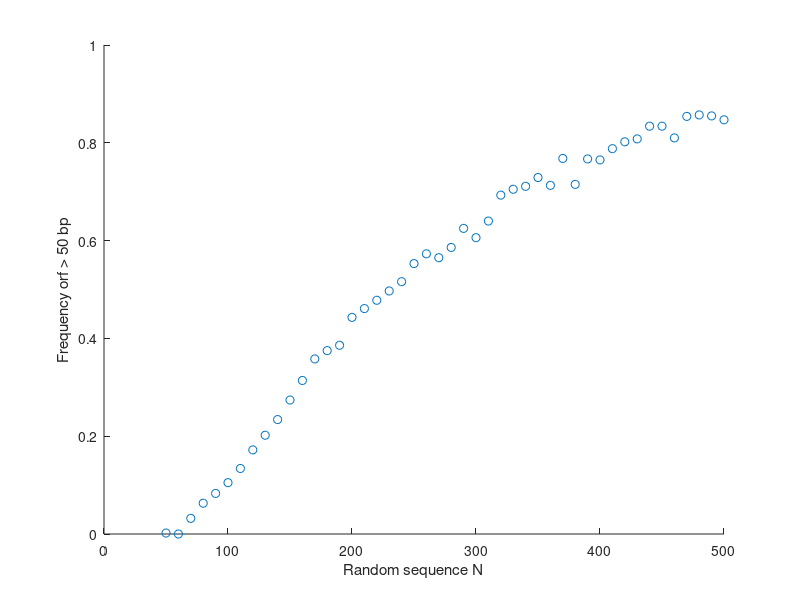

The MATLAB source for this figure: (Note: this script raises an error after producing the figure.)
% Homework 1. Due before class on 9/5/17
% Darlan Conterno Minussi

%% Problem 1 - addition with strings

% Fill in the blank space in this section with code that will add 
% the two numbers regardless of variable type. Hint see the matlab
% functions ischar, isnumeric, and str2num. 

%your code should work no matter which of these lines is uncommented. 
x = 3; y = 5; % integers
%x = '3'; y= '5'; %strings
% x = 3; y = '5'; %mixed

%your code goes here

if (ischar(x))
   x = str2num(x);
end
if (ischar(y))
   y = str2num(y);
end
    
%output your answer
disp(x + y);

%% Problem 2 - our first real biology problem. Open reading frames and nested loops.

%part 1: write a piece of code that creates a random DNA sequence of length
% N (i.e. consisting of the letters ATGC) where we will start with N=500 base pairs (b.p.).
% store the output in a variable
% called rand_seq. Hint: the function randi may be useful. 
% Even if you have access to the bioinformatics toolbox, 
% do not use the builtin function randseq for this part. 

N = 500; % define sequence length

bases = ['A' 'T' 'G' 'C'];
gen_numbers = randi(numel(bases),[1 N]);
rand_seq = bases(gen_numbers);


%part 2: open reading frames (ORFs) are pieces of DNA that can be
% transcribed and translated. They start with a start codon (ATG) and end with a
% stop codon (TAA, TGA, or TAG). Write a piece of code that finds the longest ORF 
% in your seqeunce rand_seq. Hint: see the function strfind.

N = 500; % define sequence length

bases = ['A' 'T' 'G' 'C'];
gen_numbers = randi(numel(bases),[1 N]);
rand_seq = bases(gen_numbers);

start = strfind(rand_seq, 'ATG');
stop = [strfind(rand_seq, 'TGA') strfind(rand_seq, 'TAA') strfind(rand_seq, 'TAG')];


for i = 1:length(start)
    for j = 1:length(stop)
        length_orf(i) = stop(j) - start(i);
    end
end

if (~isempty(length_orf))
length_orf = length_orf(length_orf > 0);
length_orf = length_orf(mod(length_orf,3) == 0);

disp(max(length_orf));
else 
    disp('No ORF found');
end

%part 3: copy your code in parts 1 and 2 but place it inside a loop that
% runs 1000 times. Use this to determine the probability
% that an sequence of length 500 has an ORF of greater than 50 b.p.


length_orf_prob = 0;

for iteration = 1:1000
    
    
    N = 500; % define sequence length
    
    bases = ['A' 'T' 'G' 'C'];
    gen_numbers = randi(numel(bases),[1 N]);
    rand_seq = bases(gen_numbers);
    
    start = strfind(rand_seq, 'ATG');
    stop = [strfind(rand_seq, 'TGA') strfind(rand_seq, 'TAA') strfind(rand_seq, 'TAG')];
    
    
    for i = 1:length(start)
        for j = 1:length(stop)
            length_orf(i) = stop(j) - start(i);
        end
    end
    
    if (~isempty(length_orf))
        length_orf = length_orf(length_orf > 50);
        length_orf = length_orf(mod(length_orf,3) == 0);
    else
    end
 
    
if length(length_orf > 0)
    length_orf_prob = length_orf_prob + 1;
end
    
end


prob = length_orf_prob/1000;
disp(prob);


%part 4: copy your code from part 3 but put it inside yet another loop,
% this time over the sequence length N. Plot the probability of having an
% ORF > 50 b.p. as a funciton of the sequence length. 

length_orf_prob = 0
seq_counter = 1
table = []


for n = 50:10:500
    
    bases = ['A' 'T' 'G' 'C'];
    gen_numbers = randi(numel(bases),[1 n]);
    rand_seq = bases(gen_numbers);
    
    
    start = strfind(rand_seq, 'ATG');
    stop = [strfind(rand_seq, 'TGA') strfind(rand_seq, 'TAA') strfind(rand_seq, 'TAG')];
    
    
    for iteration = 1:1000
       
        
        bases = ['A' 'T' 'G' 'C'];
        gen_numbers = randi(numel(bases),[1 n]);
        rand_seq = bases(gen_numbers);
        
        start = strfind(rand_seq, 'ATG');
        stop = [strfind(rand_seq, 'TGA') strfind(rand_seq, 'TAA') strfind(rand_seq, 'TAG')];
        
        
        for i = 1:length(start)
            for j = 1:length(stop)
                length_orf(i) = stop(j) - start(i);
            end
        end
        
        if (~isempty(length_orf))
            length_orf = length_orf(length_orf > 50);
            length_orf = length_orf(mod(length_orf,3) == 0);
        else
        end
        
        
        if length(length_orf > 0)
            length_orf_prob = length_orf_prob + 1;
        end
        
    end
    
    
    prob = length_orf_prob/1000;
    
    table(seq_counter,1) = n
    table(seq_counter,2) = prob
    
    length_orf_prob = 0;
    
    seq_counter = seq_counter + 1;
    
end

scatter(table(:,1), table(:,2));
xlabel('Random sequence N');
ylabel('Frequency orf > 50 bp');

%part 5: Make sure your results from part 4 are sensible. What features
% must this curve have (hint: what should be the value when N is small or when
% N is very large? how should the curve change in between?) Make sure your
% plot looks like this. 

%% problem 3 data input/output and simple analysis

%The file qPCRdata.txt is an actual file that comes from a Roche
%LightCycler qPCR machine. The important columns are the Cp which tells
%you the cycle of amplification and the position which tells you the well
%from the 96 well plate. Each column of the plate has a different gene and
%each row has a different condition. Each gene in done in triplicates so
%columns 1-3 are the same gene, columns 4-6 the same, etc.
%so A1-A3 are gene 1 condition 1, B1-B3 gene 1 condition 2, A4-A6 gene 2
%condition 1, B4-B6 gene2 condition 2 etc. 

% part1: write code to read the Cp data from this file into a vector. You can ignore the last two
% rows with positions beginning with G and H as there were no samples here. 

% specifying full path, please remove path if testing and make sure file is in the same folder)
rawdata = readtable('/Users/dcminussi/Documents/GitHub/hw1-darlanminussi/qPCRdata.txt');
cp = rawdata(:,{'Cp'});
cp.array = table2array(cp);



% Part 2: transform this vector into an array representing the layout of
% the plate. e.g. a 6 row, 12 column array should that data(1,1) = Cp from
% A1, data(1,2) = Cp from A2, data(2,1) = Cp from B1 etc. 

cp = vec2mat(cp.array,12);
cp = cp(1:6,:);

% Part 3. The 4th gene in columns 10 - 12 is known as a normalization gene.
% That is, it's should not change between conditions and it is used to normalize 
% the expression values for the others. For the other three
% genes, compute their normalized expression in all  conditions, normalized to condition 1. 
% In other words, the fold change between these conditions and condition 1. The
% formula for this is 2^[Cp0 - CpX - (CpN0 - CpNX)] where Cp0 is the Cp for
% the gene in the 1st condition, CpX is the value of Cp in condition X and
% CpN0 and CpNX are the same quantitites for the normalization gene.
% Plot this data in an appropriate way. 

norm_genes = cp(:,10:12);
norm_genes_mean = mean(norm_genes, 1);


% calculating mean for the triplicates
for ii = 0:3
    cp_mean(:,ii + 1) = mean(cp(:,ii*3+1:(ii+1)*3),2);
end

for i = (1:size(cp_mean,1)-1)
    for j = (1:size(cp_mean,2)-1)
    test(i,j) = cp_mean(i,j) - cp_mean(1,j) - (cp_mean(1,4) - cp_mean(i,4));
    end
end

final_results = 2.^test;
disp(final_results);

bar(final_results);
ylabel('Fold Change');
xlabel('Conditions');

    
%% Challenge problems that extend the above (optional)

% 1. Write a solution to Problem 2 part 2 that doesn't use any loops at
% all. Hint: start by using the built in function bsxfun to make a matrix of all distances
% between start and stop codons. 

% 2. Problem 2, part 4. Use Matlab to compute the exact solution to this
% problem and compare your answer to what you got previously by testing
% many sequences. Plot both on the same set of axes. Hint: to get started 
% think about the following:
% A. How many sequences of length N are there?
% B. How many ways of making an ORF of length N_ORF are there?
% C. For each N_ORF how many ways of position this reading frame in a
% sequence of length N are there?

% 3. Problem 3. Assume that the error in each Cp is the standard deviation
% of the three measurements. Add a section to your code that propogates this
% uncertainty to the final results. Add error bars to your plot. (on
% propagation of error, see, for example:
% https://en.wikipedia.org/wiki/Propagation_of_uncertainty


